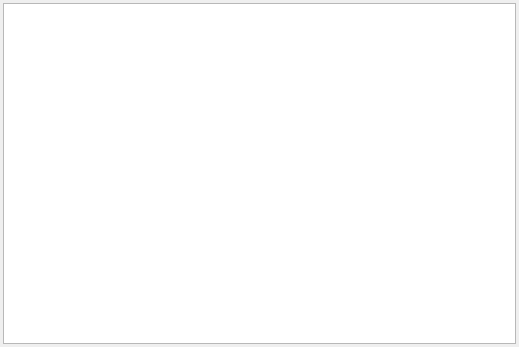
<?xml version="1.0" encoding="UTF-8"?>
<ui version="4.0">
 <class>FormConfigInfo</class>
 <widget class="QWidget" name="FormConfigInfo">
  <property name="geometry">
   <rect>
    <x>0</x>
    <y>0</y>
    <width>519</width>
    <height>347</height>
   </rect>
  </property>
  <property name="windowTitle">
   <string>Form</string>
  </property>
  <layout class="QHBoxLayout" name="horizontalLayout">
   <property name="spacing">
    <number>3</number>
   </property>
   <property name="leftMargin">
    <number>3</number>
   </property>
   <property name="topMargin">
    <number>3</number>
   </property>
   <property name="rightMargin">
    <number>3</number>
   </property>
   <property name="bottomMargin">
    <number>3</number>
   </property>
   <item>
    <widget class="QTableWidget" name="Table"/>
   </item>
  </layout>
 </widget>
 <resources/>
 <connections/>
</ui>
